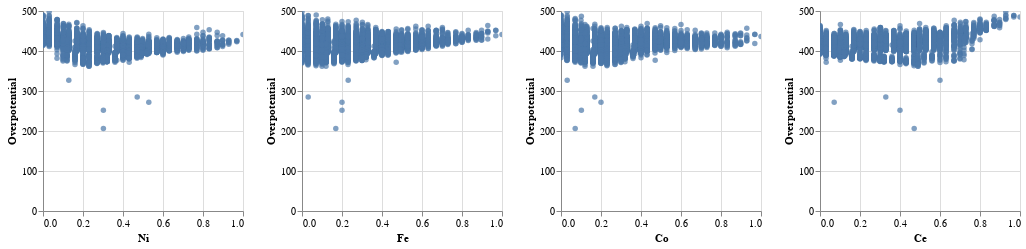

The notebook cell this image was saved under:
### Code cell
alt.Chart(NiFeCoCe_full).mark_circle().encode(
    alt.X(alt.repeat("column"), type='quantitative'),
    alt.Y(alt.repeat("row"), type='quantitative'),
).properties(
    width=200,
    height=200
).repeat(
    row=['Overpotential'],
    column=['Ni', 'Fe', 'Co', 'Ce']
).interactive()

### Figure 1 — Vega-Lite specification as saved in the notebook (floating-point values rounded to 4 significant figures; data arrays with more than 128 entries replaced by an {"elided": "..."} marker saying what was removed)
{"$schema": "https://vega.github.io/schema/vega-lite/v2.6.0.json", "config": {"view": {"height": 300, "width": 400}}, "datasets": {"data-b6d366dcf834ef42ccabfa9b83443d98": {"elided": "6074 records"}}, "repeat": {"column": ["Ni", "Fe", "Co", "Ce"], "row": ["Overpotential"]}, "spec": {"data": {"name": "data-b6d366dcf834ef42ccabfa9b83443d98"}, "encoding": {"x": {"field": {"repeat": "column"}, "type": "quantitative"}, "y": {"field": {"repeat": "row"}, "type": "quantitative"}}, "height": 200, "mark": "circle", "selection": {"selector002": {"bind": "scales", "encodings": ["x", "y"], "mark": {"fill": "#333", "fillOpacity": 0.125, "stroke": "white"}, "on": "[mousedown, window:mouseup] > window:mousemove!", "resolve": "global", "translate": "[mousedown, window:mouseup] > window:mousemove!", "type": "interval", "zoom": "wheel!"}}, "width": 200}}
